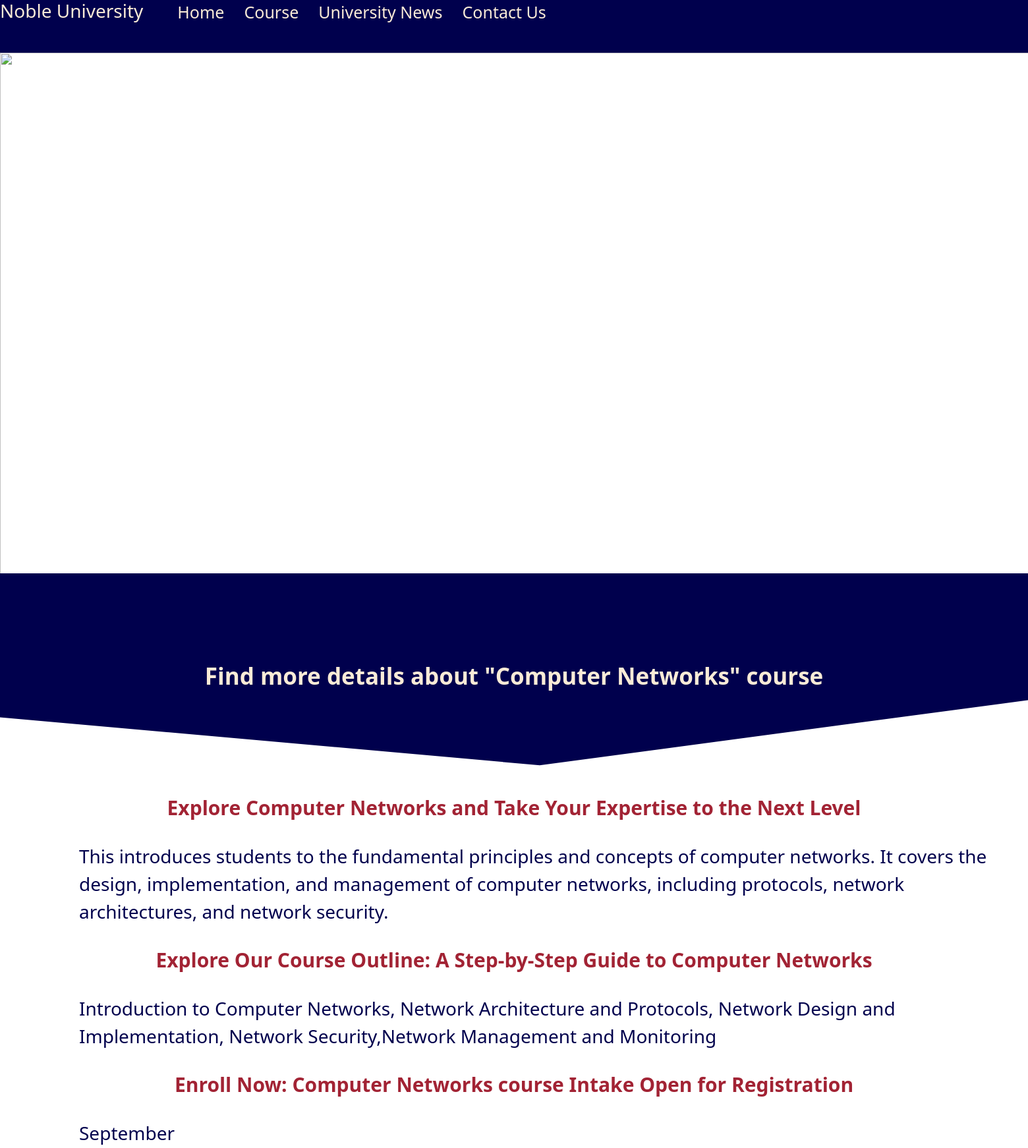
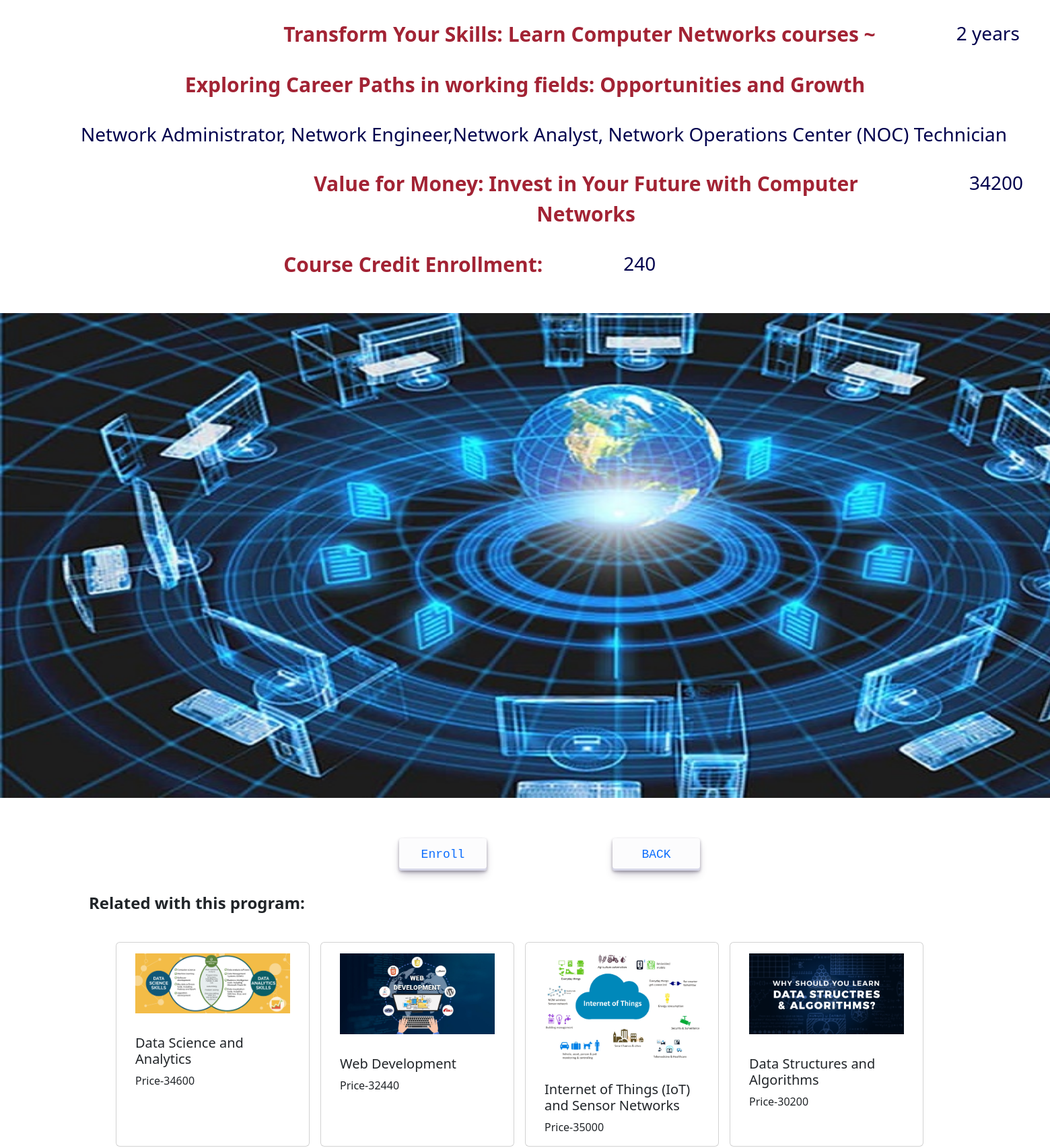
Page /coursedetail.php?deid=31 (upper part) on the committed database (2 pictures, top to bottom).
### tables this page shows
CREATE TABLE `course` (
  `course_id` int(11) NOT NULL COMMENT 'course id, auto generated',
  `cat_id` int(11) NOT NULL COMMENT 'primary key of category table connecting courses underlying in related category',
  `course_credit` int(11) NOT NULL COMMENT 'credit of course',
  `course_name` varchar(1000) NOT NULL COMMENT 'course name',
  `course_intakes` varchar(1000) NOT NULL COMMENT 'opening intake of this course',
  `course_fee` int(100) NOT NULL COMMENT 'course fee',
  `course_duration` varchar(225) NOT NULL COMMENT 'duration teach for course',
  `course_description` mediumtext NOT NULL COMMENT 'description of course',
  `jobs` varchar(1000) NOT NULL COMMENT 'jobs which can apply after this course',
  `course_image` varchar(10000) NOT NULL COMMENT 'image of course',
  `course_outline` longtext NOT NULL COMMENT 'outline of course'
);

### coursedetail.php (the view, shortened to what this page needs)
<!DOCTYPE html>
<html lang="en">
<link rel="stylesheet" href="./node_modules/bootstrap/dist/css/bootstrap.css">
<head>
</head>
<body>
    <navigation>
        <h3>Noble University</h3>
        <ul>
            <li><a href="./Home.php">Home</a></li>
            <li><a href="./courses.php">Course</a></li>
            <li><a href="./repu.html">University News</a></li>
            <li><a href="./about.html">Contact Us</a></li>
            <li><a href="./exit.php" class="exit">Exit</a></li>
        </ul>
    </navigation>
    <img src="./uniimagge/screen-with-white-color-put-your-text-there-group-young-people-casual-clothes-working-modern-office.jpg"
        style="width:250vh;height:100vh;margin-top:80px;">
    <?php
    include "connection.php";
       $cat_id= $_SESSION['catid'];
    $deid = $_GET['deid'];
    $sql = $a->prepare("SELECT * FROM course WHERE course_id=$deid ");
    $sql->execute();
    $row = $sql->fetch(PDO::FETCH_ASSOC);
    extract($row);
    ?>
    <svg xmlns="http://www.w3.org/2000/svg" viewBox="0 0 1440 320" style="width:105%;">
        <path fill="#00004d" fill-opacity="1" d="M0,192L720,256L1440,160L1440,0L720,0L0,0Z"></path>
    </svg>
    <form method="post" action="enroll.php">
        <div class="Title"> Find more details about "<?php echo $course_name?>" course
        </div>
        <div>
            <div>
                <div class="destit" style="margin-top:150px;">Explore <?php echo $course_name?> and Take Your
                    Expertise to the Next
                    Level<br></div>
            </div>
            <div class="anser"> <?php echo $course_description?><br></div>
            <div>
                <div class="destit">Explore Our Course Outline: A Step-by-Step Guide to <?php echo $course_name?>
                    <br>
                </div>
            </div>
            <div class="anser"> <?php echo $course_outline?><br></div>
            <div>
                <div class="destit"> Enroll Now: <?php echo $course_name?> course Intake Open for Registration <br>
                </div>
            </div>
            <div class="anser"> <?php echo $course_intakes?><br></div>
            <div class="time">
                <div class="destit">Transform Your Skills: Learn <?php echo $course_name?> courses ~</div>
                <div class="anser"><?php echo $course_duration?></div>
            </div>
            <div>
                <div class="destit">Exploring Career Paths in working fields: Opportunities and Growth<br>
                </div>
            </div>
            <div class="anser"> <?php echo $jobs?><br></div>
            <div class="time">
                <div class="destit">Value for Money: Invest in Your Future with <?php echo $course_name?></div>
                <div class="anser"><?php echo $course_fee?></div>
            </div>
            <div>
                <div class="time">
                    <div class="destit">Course Credit Enrollment:
                    </div>
                    <div class="anser"><?php echo $course_credit?>
                    </div>
                </div>
            </div>
            <img src="./uniimagge/<?php echo $course_image?>" style="width:230vh; height:90vh;margin-top:20px;">
        </div>
        <div class="buttonn">
            <div class="btnn">
                <a href="./stulogin.php?eid=<?php echo $course_id;?>">Enroll</a>
            </div>
            <div class="btn">
                <a href="./courses.php" class="viewitemm">BACK</a>
            </div>
        </div>
    </form>
    <section class="otherpeople">
        <div class="container">
            <div class="row">
                <p><b class="fs-4"> Related with this program:</b></p>
                <section class="holiday col-12">
                    <section class="cards">
                        <div class="container">
                            <div class="container">
                                <div class="row d-flex justify-content-center">
                                    <span class="row flex-nowrap overflow-auto">
                                        <?php
                                                          $sql = $a->prepare("SELECT cat_id FROM course WHERE course_id=$deid");
                                                        $sql->execute();
                                                        $row = $sql->fetch(PDO::FETCH_ASSOC);
                                                        extract($row);
                                                        $cat = $cat_id;
                                                          $sql = $a->prepare("SELECT * FROM course WHERE cat_id=$cat AND course_id!=$deid ORDER BY RAND() LIMIT 5 ");
                                                            $sql->execute();
                                                         while( $row = $sql->fetch(PDO::FETCH_ASSOC))  {
                                                              extract($row);
                                                        ?>
                                        <div class="card ms-3 col-3 mt-4" style="width: 18rem;">
                                            <a href="./coursedetail.php?deid=<?php echo $course_id?>"
                                                class="text-decoration-none text-dark">
                                                <img src="./uniimagge/<?php echo $course_image?>"
                                                    class="card-img-top p-3">
                                                <div class="card-body">
                                                    <h5 class="card-title"><?php echo $course_name?></h5>
                                                    <p class="card-text">Price-<?php echo $course_fee?></p>
                                                </div>
                                            </a>
                                        </div>
                                        <?php
                                                         }
            ?>
                                    </span>
                                </div>
                            </div>
                        </div>
                    </section>
                </section>
            </div>
        </div>
    </section>
    <br>
</body>
</html>

### coursedetail.php (style rules this page uses)
body { margin: 0; padding: 0; overflow-x: hidden; }
navigation { display: flex; color: antiquewhite; height: 80px; position: fixed; font-size: 25px; width: 600vh; z-index: 100; background-color: #00004d; }
ul { display: flex; }
li { margin-right: 10px; text-decoration: none; list-style-type: none; }
li a { text-decoration: none; color: antiquewhite; margin-left: 20px; margin-top: 20px; }
svg { margin-top: -10px; }
.Title { text-align: center; color: antiquewhite; margin-top: -15%; font-size: 35px; font-weight: bolder; }
.destit { text-align: center; color: #A22334; margin-bottom: 30px; font-size: 30px; font-weight: bold; }
.anser { margin-bottom: 30px; font-size: 28px; color: #00004d; margin-left: 120px; margin-right: 40px; }
.time { display: flex; margin-left: 27%; }
.btn, .btnn { align-items: center; appearance: none; background-color: #FCFCFD; border-radius: 4px; border-width: 0; box-shadow: rgba(45, 35, 66, 0.4) 0 2px 4px, rgba(45, 35, 66, 0.3) 0 7px 13px -3px, #D6D6E7 0 -3px 0 inset; box-sizing: border-box; color: #36395A; cursor: pointer; display: inline-flex; font-family: "JetBrains Mono", monospace; height: 48px; justify-content: center; line-height: 1; list-style: none; overflow: hidden; padding-left: 16px; padding-right: 16px; position: relative; text-align: left; text-decoration: none; transition: box-shadow .15s, transform .15s; user-select: none; -webkit-user-select: none; touch-action: manipulation; white-space: nowrap; will-change: box-shadow, transform; font-size: 18px; }
.btn a, .btnn a { text-decoration: none; }
.btn { margin-left: 12%; width: 130px; }
.btnn { margin-left: 38%; width: 130px; }
.buttonn { display: flex; margin-top: 60px; margin-bottom: 30px; }

### rows in the picture
course: course_name "Computer Networks", course_description "This introduces students to the fundamental principles and concepts of computer networks. It covers the design, implementation, and management of computer networks, including protocols, network architectures, and network security.", course_outline "Introduction to Computer Networks, Network Architecture and Protocols, Network Design and Implementation, Network Security,Network Management and Monitoring", course_intakes "September", course_duration "2 years", jobs "Network Administrator, Network Engineer,Network Analyst, Network Operations Center (NOC) Technician", course_fee "34200", course_credit "240", course_image (picture)
course: course_image (picture), course_name "Data Science and Analytics", course_fee "34600"
course: course_image (picture), course_name "Web Development", course_fee "32440"
course: course_image (picture), course_name "Internet of Things (IoT) and Sensor Networks", course_fee "35000"
course: course_image (picture), course_name "Data Structures and Algorithms", course_fee "30200"
